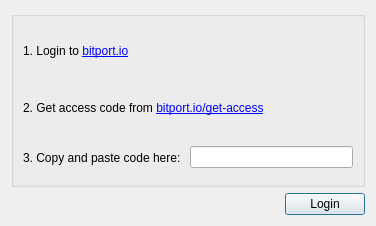
<?xml version="1.0" encoding="UTF-8"?>
<ui version="4.0">
 <class>Login</class>
 <widget class="QDialog" name="Login">
  <property name="geometry">
   <rect>
    <x>0</x>
    <y>0</y>
    <width>376</width>
    <height>226</height>
   </rect>
  </property>
  <property name="sizePolicy">
   <sizepolicy hsizetype="Fixed" vsizetype="Fixed">
    <horstretch>0</horstretch>
    <verstretch>0</verstretch>
   </sizepolicy>
  </property>
  <property name="windowTitle">
   <string>Login to Bitport</string>
  </property>
  <layout class="QVBoxLayout" name="verticalLayout_2">
   <item>
    <widget class="QGroupBox" name="groupBox">
     <property name="title">
      <string/>
     </property>
     <layout class="QVBoxLayout" name="verticalLayout">
      <item>
       <widget class="QLabel" name="label">
        <property name="minimumSize">
         <size>
          <width>0</width>
          <height>35</height>
         </size>
        </property>
        <property name="autoFillBackground">
         <bool>false</bool>
        </property>
        <property name="text">
         <string>1. Login to &lt;a href=&quot;https://bitport.io&quot;&gt;bitport.io&lt;/a&gt;</string>
        </property>
        <property name="textFormat">
         <enum>Qt::RichText</enum>
        </property>
        <property name="openExternalLinks">
         <bool>true</bool>
        </property>
        <property name="textInteractionFlags">
         <set>Qt::TextBrowserInteraction</set>
        </property>
       </widget>
      </item>
      <item>
       <widget class="QLabel" name="label_2">
        <property name="minimumSize">
         <size>
          <width>0</width>
          <height>35</height>
         </size>
        </property>
        <property name="autoFillBackground">
         <bool>false</bool>
        </property>
        <property name="text">
         <string>2. Get access code from &lt;a href=&quot;https://bitport.io/get-access&quot;&gt;bitport.io/get-access&lt;/a&gt;</string>
        </property>
        <property name="textFormat">
         <enum>Qt::RichText</enum>
        </property>
        <property name="openExternalLinks">
         <bool>true</bool>
        </property>
        <property name="textInteractionFlags">
         <set>Qt::TextBrowserInteraction</set>
        </property>
       </widget>
      </item>
      <item>
       <layout class="QHBoxLayout" name="horizontalLayout">
        <item>
         <widget class="QLabel" name="label_3">
          <property name="minimumSize">
           <size>
            <width>0</width>
            <height>35</height>
           </size>
          </property>
          <property name="text">
           <string>3. Copy and paste code here: </string>
          </property>
         </widget>
        </item>
        <item>
         <widget class="QLineEdit" name="code"/>
        </item>
       </layout>
      </item>
     </layout>
    </widget>
   </item>
   <item>
    <layout class="QHBoxLayout" name="horizontalLayout_2">
     <item>
      <widget class="QLabel" name="info">
       <property name="text">
        <string/>
       </property>
      </widget>
     </item>
     <item>
      <spacer name="horizontalSpacer">
       <property name="orientation">
        <enum>Qt::Horizontal</enum>
       </property>
       <property name="sizeHint" stdset="0">
        <size>
         <width>40</width>
         <height>20</height>
        </size>
       </property>
      </spacer>
     </item>
     <item>
      <widget class="QPushButton" name="login">
       <property name="text">
        <string>Login</string>
       </property>
      </widget>
     </item>
    </layout>
   </item>
  </layout>
 </widget>
 <resources/>
 <connections/>
</ui>
